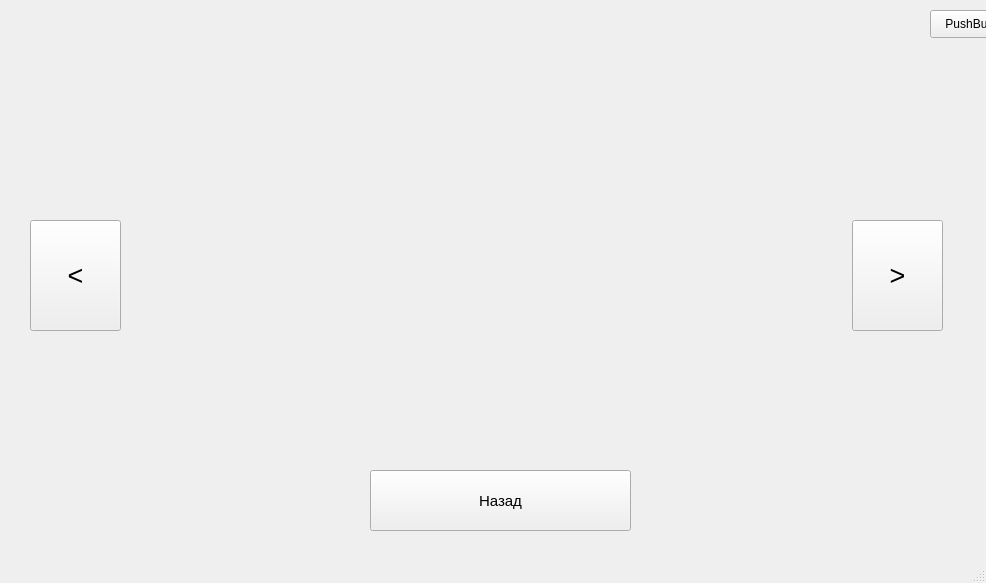
<?xml version="1.0" encoding="UTF-8"?>
<ui version="4.0">
 <class>MainWindow</class>
 <widget class="QMainWindow" name="MainWindow">
  <property name="geometry">
   <rect>
    <x>0</x>
    <y>0</y>
    <width>986</width>
    <height>583</height>
   </rect>
  </property>
  <property name="windowTitle">
   <string>MainWindow</string>
  </property>
  <widget class="QWidget" name="centralwidget">
   <widget class="QWidget" name="horizontalLayoutWidget">
    <property name="geometry">
     <rect>
      <x>170</x>
      <y>50</y>
      <width>651</width>
      <height>401</height>
     </rect>
    </property>
    <layout class="QHBoxLayout" name="photoLayot"/>
   </widget>
   <widget class="QPushButton" name="nextButton">
    <property name="geometry">
     <rect>
      <x>852</x>
      <y>220</y>
      <width>91</width>
      <height>111</height>
     </rect>
    </property>
    <property name="font">
     <font>
      <pointsize>20</pointsize>
     </font>
    </property>
    <property name="text">
     <string>&gt;</string>
    </property>
   </widget>
   <widget class="QPushButton" name="backButton">
    <property name="geometry">
     <rect>
      <x>370</x>
      <y>470</y>
      <width>261</width>
      <height>61</height>
     </rect>
    </property>
    <property name="font">
     <font>
      <pointsize>11</pointsize>
     </font>
    </property>
    <property name="text">
     <string>Назад</string>
    </property>
   </widget>
   <widget class="QPushButton" name="prevButton">
    <property name="geometry">
     <rect>
      <x>30</x>
      <y>220</y>
      <width>91</width>
      <height>111</height>
     </rect>
    </property>
    <property name="font">
     <font>
      <pointsize>20</pointsize>
     </font>
    </property>
    <property name="text">
     <string>&lt;</string>
    </property>
   </widget>
   <widget class="QPushButton" name="closeButton">
    <property name="geometry">
     <rect>
      <x>930</x>
      <y>10</y>
      <width>93</width>
      <height>28</height>
     </rect>
    </property>
    <property name="text">
     <string>PushButton</string>
    </property>
   </widget>
  </widget>
  <widget class="QMenuBar" name="menubar">
   <property name="geometry">
    <rect>
     <x>0</x>
     <y>0</y>
     <width>986</width>
     <height>26</height>
    </rect>
   </property>
  </widget>
  <widget class="QStatusBar" name="statusbar"/>
 </widget>
 <resources/>
 <connections/>
</ui>
